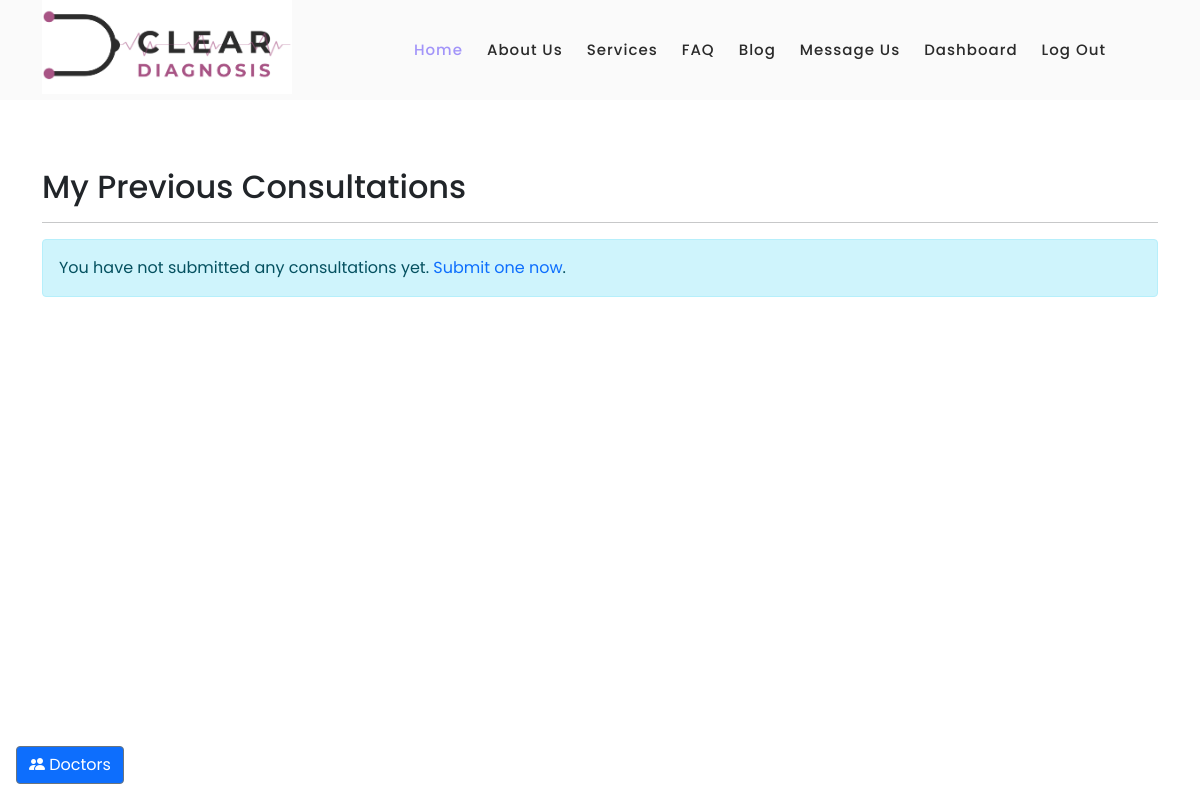
Page /my_consultations (signed in) on the earlier database version.
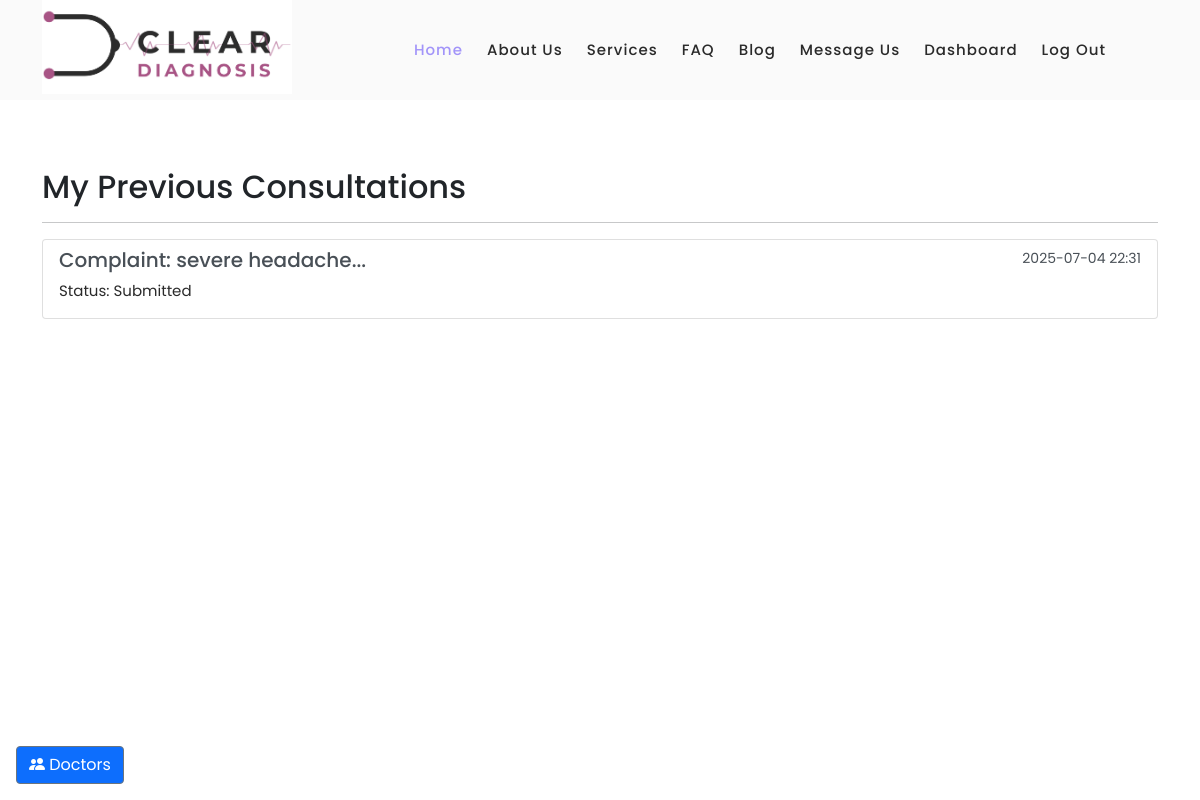
Same page on the later database version.
### models.py (models this page shows, shortened)
class Consultation(db.Model):
    __tablename__ = 'consultations'
    id = db.Column(db.Integer, primary_key=True)
    user_id = db.Column(db.Integer, db.ForeignKey('users.id'), nullable=False)
    doctor_id = db.Column(db.Integer, db.ForeignKey('doctors.id'), nullable=True)
    timestamp = db.Column(db.DateTime, index=True, default=datetime.utcnow)
    full_name = db.Column(db.String(150), nullable=False)
    age = db.Column(db.Integer, nullable=False)
    gender = db.Column(db.String(50))
    main_complaint = db.Column(db.Text, nullable=False)
    onset = db.Column(db.Text)
    location = db.Column(db.Text)
    character = db.Column(db.Text)
    duration = db.Column(db.Text)
    aggravating_factors = db.Column(db.Text)
    alleviating_factors = db.Column(db.Text)
    related_symptoms = db.Column(db.Text)
    severity = db.Column(db.Integer)
    chronic_diseases = db.Column(db.Text)
    current_medications = db.Column(db.Text)
    allergies = db.Column(db.Text)
    previous_surgeries = db.Column(db.Text)
    smoking_status = db.Column(db.String(100))
    user = db.relationship('User', backref=db.backref('consultations', lazy=True))
    doctor = db.relationship('Doctor', backref=db.backref('consultations', lazy=True))

### app.py (the view)
@app.route('/my_consultations')
@login_required
def my_consultations():
    consultations = Consultation.query.filter_by(user_id=current_user.id).order_by(Consultation.timestamp.desc()).all()
    doctors = db.session.query(User).join(Doctor).filter(User.role == 'doctor').all()
    return render_template('my_consultations.html', consultations=consultations, doctors=doctors)

### app.py (called while the page is built)
@login_manager.user_loader
def load_user(user_id):
    return UserLogin.query.get(int(user_id))

@app.before_request
def create_tables():
    db.create_all()

@app.before_request
def update_last_seen():
    if current_user.is_authenticated:
        current_user.last_login = datetime.utcnow()
        db.session.commit()

### templates/my_consultations.html (shortened to what this page needs)
{% extends "base.html" %}
{% block content %}
<div class="container mt-5">
    <h2>My Previous Consultations</h2>
    <hr>
    {% if consultations %}
        <div class="list-group">
            {% for consultation in consultations %}
                <a href="{{ url_for('consultation_details', consultation_id=consultation.id) }}" class="list-group-item list-group-item-action">
                    <div class="d-flex w-100 justify-content-between">
                        <h5 class="mb-1">Complaint: {{ consultation.main_complaint[:60] }}...</h5>
                        <small>{{ consultation.timestamp.strftime('%Y-%m-%d %H:%M') }}</small>
                    </div>
                    <p class="mb-1">Status: Submitted</p>
                </a>
            {% endfor %}
        </div>
    {% else %}
        <div class="alert alert-info" role="alert">
            You have not submitted any consultations yet. <a href="{{ url_for('consultation_form') }}">Submit one now</a>.
        </div>
    {% endif %}
</div>
{% endblock %}

Differences in the rows shown:
added Consultation: main_complaint "severe headache", timestamp "2025-07-04 22:31"
Other differences:
text no longer shown: "You have not submitted any consultations yet. Submit one now ."
